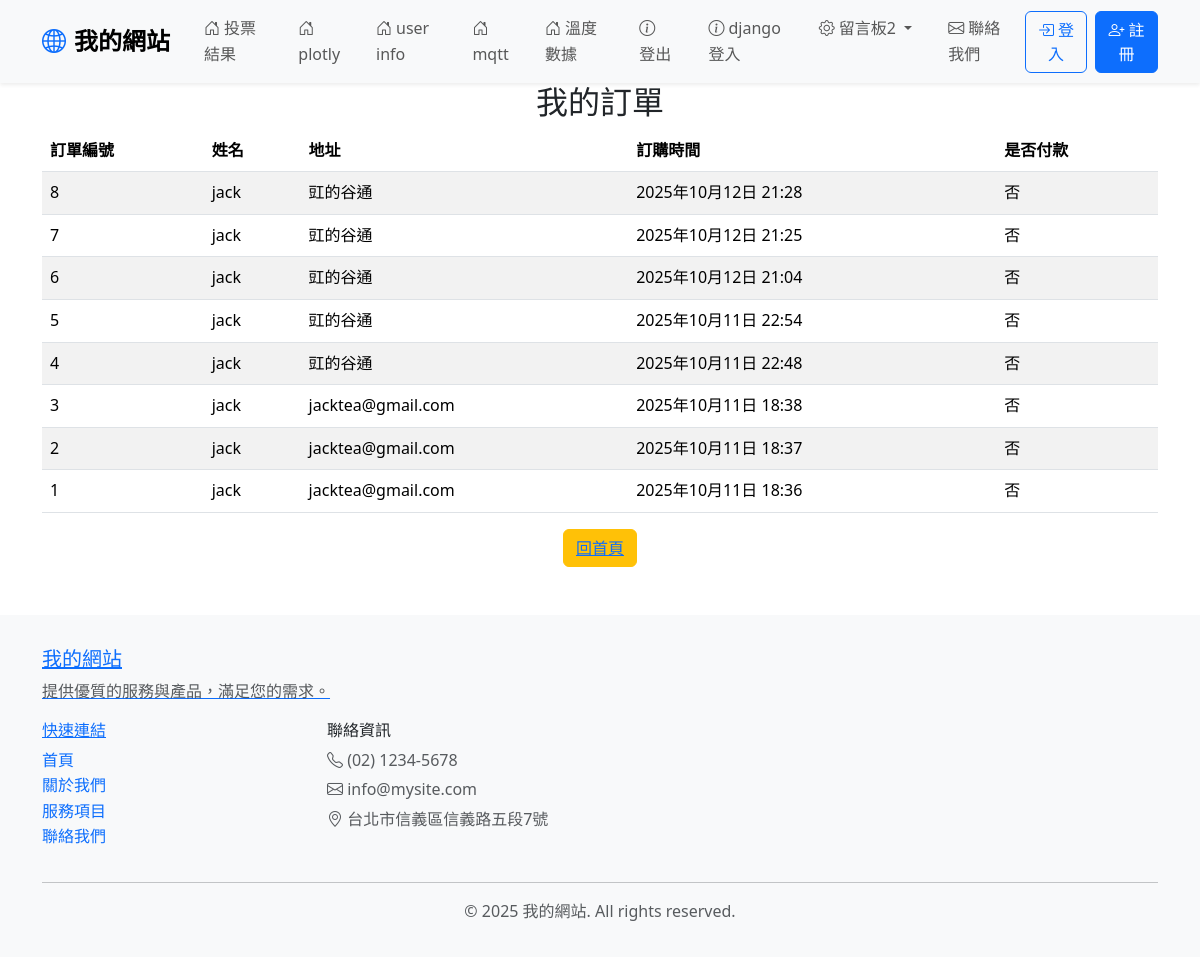
Screenshot of /myorders/ (signed in) with the database file from the repository.
### mysite/models.py (models this page shows, shortened)
class Order(models.Model):
    user = models.ForeignKey(auth.models.User, on_delete=models.CASCADE)
    full_name = models.CharField(max_length=20)
    address = models.CharField(max_length=200)
    phone = models.CharField(max_length=15)
    created_at = models.DateTimeField(auto_now_add=True)
    updated_at = models.DateTimeField(auto_now=True)
    paid = models.BooleanField(default=False)
    class Meta:
        ordering = ('-created_at',)

### mysite/views.py (the view)
# urls.py: path('myorders/', views.my_orders, name='myorders-url'),
@login_required
def my_orders(request):
    all_categories = models.Category.objects.all()
    orders = models.Order.objects.filter(user=request.user)
    return render(request, 'myorders.html', locals())

### templates/myorders.html (shortened to what this page needs)
{% extends "base.html" %}
{% load cart_tag %}
{% block content %}
<div class='container' align=center>
    <h2>我的訂單</h2>
    <table class="table table-striped">
        <thead>
            <tr>
                <th scope="col">訂單編號</th>
                <th scope="col">姓名</th>
                <th scope="col">地址</th>
                <th scope="col">訂購時間</th>
                <th scope="col">是否付款</th>
            </tr>
        </thead>
        <tbody>
            {% for order in orders %}
            <tr>
                <td>{{ order.id }}</td>
                <td>{{ order.full_name }}</td>
                <td>{{ order.address }}</td>
                <td>{{ order.created_at }}</td>
                <td>{{ order.paid | yesno:"是,否"}}</td>
            </tr>
            {% endfor %}
        </tbody>
    </table>
    <button class='btn btn-warning'><a href='/'>回首頁</button>
</div>
{% endblock content %}

### templates/base.html (shortened to what this page needs)
<!DOCTYPE html>
<html lang="zh-TW">
<head>
    <link href="https://cdnjs.cloudflare.com/ajax/libs/bootstrap/5.3.2/css/bootstrap.min.css" rel="stylesheet">
    <link href="https://cdnjs.cloudflare.com/ajax/libs/bootstrap-icons/1.11.1/font/bootstrap-icons.min.css" rel="stylesheet">
    </head>
<body>
    {% include "header.html" %}
    {% block content %}
    {% endblock content %}
    {% include "footer.html" %}
</body>
</html>

### templates/header.html (shortened to what this page needs)
{% block header %}
<header>
    <nav class="navbar navbar-expand-lg navbar-light bg-light shadow-sm">
        <div class="container">
            <a class="navbar-brand d-flex align-items-center" href="/">
                <i class="bi bi-globe2 me-2 text-primary"></i>
                我的網站
            </a>
            <div class="collapse navbar-collapse" id="navbarNav">
                <ul class="navbar-nav me-auto">
                    <li class="nav-item">
                        <a class="nav-link" href="/votes/">
                            <i class="bi bi-house-door me-1"></i>投票結果
                        </a>
                    </li>
                    <li class="nav-item">
                        <a class="nav-link" href="/plotly/">
                            <i class="bi bi-house-door me-1"></i>plotly
                        </a>
                    </li>
                    <li class="nav-item">
                        <a class="nav-link" href="/userinfo/">
                            <i class="bi bi-house-door me-1"></i>user info
                        </a>
                    </li>
                    <li class="nav-item">
                        <a class="nav-link" href="/mqtt/">
                            <i class="bi bi-house-door me-1"></i>mqtt
                        </a>
                    </li>
                    <li class="nav-item">
                        <a class="nav-link" href="/temp/">
                            <i class="bi bi-house-door me-1"></i>溫度數據
                        </a>
                    </li>
                    <li class="nav-item">
                        <a class="nav-link" href="/logout/">
                            <i class="bi bi-info-circle me-1"></i>登出
                        </a>
                    </li>
                    <li class="nav-item">
                        <a class="nav-link" href="/admin/login/?next=/">
                            <i class="bi bi-info-circle me-1"></i>django登入
                        </a>
                    </li>
                    <li class="nav-item dropdown">
                        <a class="nav-link dropdown-toggle" href="#" id="servicesDropdown" role="button"
                           data-bs-toggle="dropdown" aria-expanded="false">
                            <i class="bi bi-gear me-1"></i>留言板2
                        </a>
                    </li>
                    <li class="nav-item">
                        <a class="nav-link" href="/contact/">
                            <i class="bi bi-envelope me-1"></i>聯絡我們
                        </a>
                    </li>
                </ul>
                <div class="user-info">
                        <div class="d-flex gap-2">
                            <a href="/login/" class="btn btn-outline-primary">
                                <i class="bi bi-box-arrow-in-right me-1"></i>登入
                            </a>
                            <a href="/accounts/register/" class="btn btn-primary">
                                <i class="bi bi-person-plus me-1"></i>註冊
                            </a>
                        </div>
                </div>
            </div>
        </div>
    </nav>
</header>
{% endblock header %}

### templates/footer.html
{% block footer %}
    <footer class="footer bg-light mt-5">
        <div class="container">
            <div class="row">
                <div class="col-md-6">
                    <h5>我的網站</h5>
                    <p class="text-muted">提供優質的服務與產品，滿足您的需求。</p>
                </div>
                <div class="col-md-3">
                    <h6>快速連結</h6>
                    <ul class="list-unstyled">
                        <li><a href="/home/" class="text-decoration-none">首頁</a></li>
                        <li><a href="/about/" class="text-decoration-none">關於我們</a></li>
                        <li><a href="/services/" class="text-decoration-none">服務項目</a></li>
                        <li><a href="/contact/" class="text-decoration-none">聯絡我們</a></li>
                    </ul>
                </div>
                <div class="col-md-3">
                    <h6>聯絡資訊</h6>
                    <p class="text-muted mb-1">
                        <i class="bi bi-telephone"></i> (02) 1234-5678
                    </p>
                    <p class="text-muted mb-1">
                        <i class="bi bi-envelope"></i> info@mysite.com
                    </p>
                    <p class="text-muted">
                        <i class="bi bi-geo-alt"></i> 台北市信義區信義路五段7號
                    </p>
                </div>
            </div>
            <hr>
            <div class="row">
                <div class="col-12 text-center">
                    <p class="text-muted mb-0">
                        &copy; 2025 我的網站. All rights reserved.
                    </p>
                </div>
            </div>
        </div>
    </footer>
{% endblock footer %}

### templates/base.html (style rules this page uses)
:root { --primary-color: #0d6efd; --secondary-color: #6c757d; }
body { font-family: 'Segoe UI', Tahoma, Geneva, Verdana, sans-serif; line-height: 1.6; }
.navbar-brand { font-weight: bold; font-size: 1.5rem; }
.navbar-nav .nav-link { font-weight: 500; margin: 0 10px; transition: color 0.3s ease; }
.user-info { display: flex; align-items: center; gap: 10px; }
.footer { background-color: #f8f9fa; margin-top: auto; padding: 2rem 0; }

### rows the page displays
Order: id "8", full_name "jack", address "豇的谷通", created_at "2025年10月12日 21:28", paid "否"
Order: id "7", full_name "jack", address "豇的谷通", created_at "2025年10月12日 21:25", paid "否"
Order: id "6", full_name "jack", address "豇的谷通", created_at "2025年10月12日 21:04", paid "否"
Order: id "5", full_name "jack", address "豇的谷通", created_at "2025年10月11日 22:54", paid "否"
Order: id "4", full_name "jack", address "豇的谷通", created_at "2025年10月11日 22:48", paid "否"
Order: id "3", full_name "jack", address "jacktea@gmail.com", created_at "2025年10月11日 18:38", paid "否"
Order: id "2", full_name "jack", address "jacktea@gmail.com", created_at "2025年10月11日 18:37", paid "否"
Order: id "1", full_name "jack", address "jacktea@gmail.com", created_at "2025年10月11日 18:36", paid "否"
